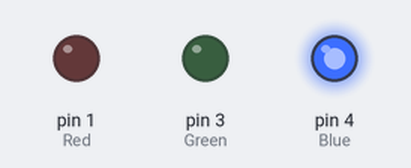
Recording of a sketch running on a simulated Arduino Uno, built with avr-gcc and run on an emulated ATmega328P. Shown: output pins drawn as LEDs (lit = HIGH).

Above: at 0.5 s.
At 10.5 s:
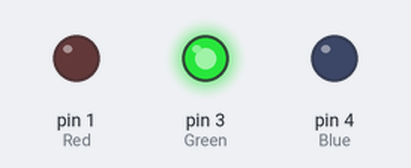
At 14.5 s:
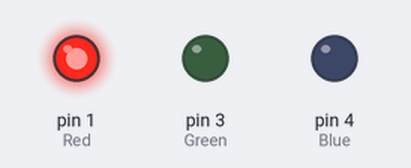
At 19.5 s:
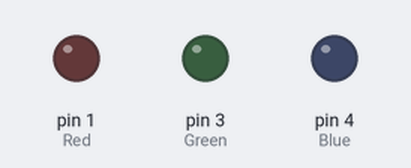
Timing chart, 0 to 20.8 s (numbered marks = the images above):
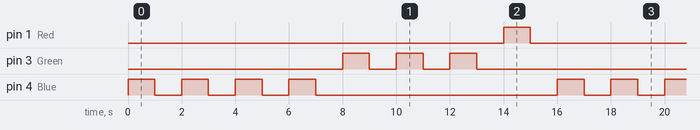

Measured:
- by itself, pin 1 (Red): alternates HIGH for 1.0 s and LOW for 15.0 s
- by itself, pin 3 (Green): repeats every 16.0 s: 2 × (LOW 1.0 s, HIGH 1.0 s), LOW 11.0 s, HIGH 1.0 s
- by itself, pin 4 (Blue): repeats every 16.0 s: 3 × (LOW 1.0 s, HIGH 1.0 s), LOW 9.0 s, HIGH 1.0 s

The sketch:

MAIN3.ino
```cpp
int Blue= 4;
int Green= 3;
int Red= 1;


void setup()
{
//  pinMode(RED, OUTPUT);
//  pinMode(GREEN, OUTPUT);
//  pinMode(BLUE, OUTPUT);
SETUP();
}

void loop(){
//  for(int j=1; j<=5; j++)
//  {
// digitalWrite(RED, HIGH);
//  delay(1000);
//  digitalWrite(RED, LOW);
//  delay(1000);
//}


//for(int k=1; k<=4; k++)
//{
// digitalWrite(GREEN, HIGH);
//  delay(1000);
//  digitalWrite(GREEN, LOW);
//  delay(1000);
// }
//for(int l=1; l<=5; l++)
//{ digitalWrite(BLUE, HIGH);
//  delay(1000);
//  digitalWrite(BLUE, LOW);
//  delay(1000);
//}
 BLUE();
 GREEN();
 RED();
}
```

BLUE.ino
```cpp
 void BLUE()
{
for(int l=1; l<=4; l++)
{ digitalWrite(Blue, HIGH);
  delay(1000);
  digitalWrite(Blue, LOW);
  delay(1000);
}
}
```

GREEN.ino
```cpp
  void GREEN()
{
for(int k=1; k<=3; k++)
{ digitalWrite(Green, HIGH);
  delay(1000);
  digitalWrite(Green, LOW);
  delay(1000);
 }
}
```

RED.ino
```cpp
void RED()
{
   for(int j=1; j<=1; j++)
{ digitalWrite(Red, HIGH);
  delay(1000);
  digitalWrite(Red, LOW);
  delay(1000);
}
}
```

SETUP.ino
```cpp
void SETUP(){
  pinMode(Red, OUTPUT);
  pinMode(Green, OUTPUT);
  pinMode(Blue, OUTPUT);

}
```
